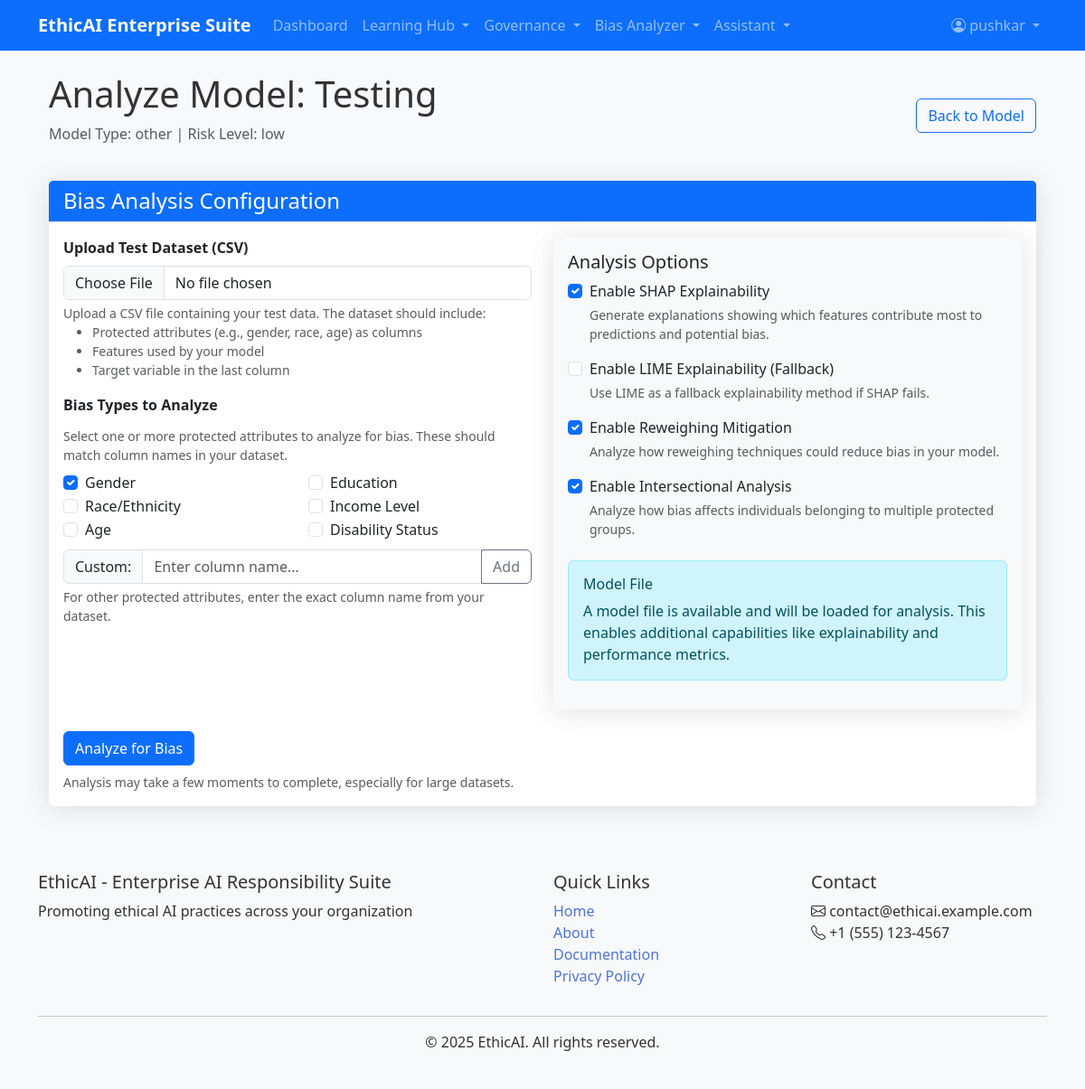
The app's page /bias_analyzer/model/3/analyze (signed in) with its own data.
### app/models.py (models this page shows, shortened)
class User(UserMixin, db.Model):
    id = db.Column(db.Integer, primary_key=True)
    username = db.Column(db.String(64), index=True, unique=True)
    email = db.Column(db.String(120), index=True, unique=True)
    password_hash = db.Column(db.String(128))
    role = db.Column(db.String(20), default=ROLES['USER'])
    is_active = db.Column(db.Boolean, default=True)
    created_at = db.Column(db.DateTime, default=datetime.utcnow)
    certificates = db.relationship('Certificate', backref='user', lazy='dynamic')
    ai_models = db.relationship('AIModel', backref='owner', lazy='dynamic')
    assessments = db.relationship('Assessment', backref='user', lazy='dynamic')
    assistant_interactions = db.relationship('AssistantInteraction', backref='user', lazy='dynamic')

class AIModel(db.Model):
    id = db.Column(db.Integer, primary_key=True)
    name = db.Column(db.String(128), index=True)
    version = db.Column(db.String(64))
    description = db.Column(db.Text)
    model_type = db.Column(db.String(64))  # classification, regression, nlp, etc.
    risk_level = db.Column(db.String(20))  # low, medium, high
    file_path = db.Column(db.String(256), nullable=True)
    api_endpoint = db.Column(db.String(256), nullable=True)
    created_at = db.Column(db.DateTime, default=datetime.utcnow)
    updated_at = db.Column(db.DateTime, default=datetime.utcnow, onupdate=datetime.utcnow)
    owner_id = db.Column(db.Integer, db.ForeignKey('user.id'))
    team_id = db.Column(db.Integer, db.ForeignKey('team.id'), nullable=True)
    audit_logs = db.relationship('AuditLog', backref='ai_model', lazy='dynamic')
    bias_reports = db.relationship('BiasReport', backref='ai_model', lazy='dynamic')
    compliance_statuses = db.relationship('ComplianceStatus', backref='ai_model', lazy='dynamic')

### app/modules/bias_analyzer/routes.py (the view, shortened to what this page needs)
@bp.route('/model/<int:model_id>/analyze', methods=['GET', 'POST'])
@login_required
def analyze_model(model_id):
    try:
        model = AIModel.query.get_or_404(model_id)
        print(f"Analyzing model: {model.id} - {model.name} - {model.file_path}")
    except Exception as e:
        print(f"Database error: {e}")
        flash("An error occurred while processing your request. Please try again later.", "error")
        return redirect(url_for('bias_analyzer.models'))
    return render_template(
        'bias_analyzer/analyze_model.html',
        title=f'Analyze Model: {model.name}',
        model=model
    )

### app/templates/bias_analyzer/analyze_model.html (shortened to what this page needs)
{% extends "base.html" %}
{% block content %}
<div class="container mt-4">
    <div class="d-flex justify-content-between align-items-center mb-4">
        <div>
            <h1>{{ title }}</h1>
            <p class="text-muted">Model Type: {{ model.model_type }} | Risk Level: {{ model.risk_level }}</p>
        </div>
        <div>
            <a href="{{ url_for('bias_analyzer.view_model', model_id=model.id) }}" class="btn btn-outline-primary">
                 Back to Model
            </a>
        </div>
    </div>
    <div class="card">
        <div class="card-header bg-primary text-white">
            <h4 class="mb-0">Bias Analysis Configuration</h4>
        </div>
        <div class="card-body">
            <form id="analyze-model-form" method="post" enctype="multipart/form-data" action="{{ url_for('bias_analyzer.analyze_model', model_id=model.id) }}">
                <div class="row">
                    <div class="col-md-6">
                        <div class="mb-3">
                            <label for="test_dataset" class="form-label fw-bold">Upload Test Dataset (CSV)</label>
                            <input type="file" class="form-control" id="test_dataset" name="test_dataset" required accept=".csv">
                            <div class="form-text text-muted">
                                Upload a CSV file containing your test data. The dataset should include:
                                <ul>
                                    <li>Protected attributes (e.g., gender, race, age) as columns</li>
                                    <li>Features used by your model</li>
                                    <li>Target variable in the last column</li>
                                </ul>
                            </div>
                        </div>
                        <div class="mb-3">
                            <label class="form-label fw-bold">Bias Types to Analyze</label>
                            <div class="form-text text-muted mb-2">
                                Select one or more protected attributes to analyze for bias. These should match column names in your dataset.
                            </div>
                            <div class="row">
                                <div class="col-md-6">
                                    <div class="form-check">
                                        <input class="form-check-input" type="checkbox" name="bias_types" value="gender" id="gender_bias" checked>
                                        <label class="form-check-label" for="gender_bias">Gender</label>
                                    </div>
                                    <div class="form-check">
                                        <input class="form-check-input" type="checkbox" name="bias_types" value="race" id="race_bias">
                                        <label class="form-check-label" for="race_bias">Race/Ethnicity</label>
                                    </div>
                                    <div class="form-check">
                                        <input class="form-check-input" type="checkbox" name="bias_types" value="age" id="age_bias">
                                        <label class="form-check-label" for="age_bias">Age</label>
                                    </div>
                                </div>
                                <div class="col-md-6">
                                    <div class="form-check">
                                        <input class="form-check-input" type="checkbox" name="bias_types" value="education" id="education_bias">
                                        <label class="form-check-label" for="education_bias">Education</label>
                                    </div>
                                    <div class="form-check">
                                        <input class="form-check-input" type="checkbox" name="bias_types" value="income" id="income_bias">
                                        <label class="form-check-label" for="income_bias">Income Level</label>
                                    </div>
                                    <div class="form-check">
                                        <input class="form-check-input" type="checkbox" name="bias_types" value="disability" id="disability_bias">
                                        <label class="form-check-label" for="disability_bias">Disability Status</label>
                                    </div>
                                </div>
                            </div>
                            <div class="mt-2">
                                <div class="input-group">
                                    <span class="input-group-text">Custom:</span>
                                    <input type="text" class="form-control" id="custom_bias_type" name="custom_bias_type" placeholder="Enter column name...">
                                    <button class="btn btn-outline-secondary" type="button" onclick="addCustomBiasType()">Add</button>
                                </div>
                                <div class="form-text text-muted">
                                    For other protected attributes, enter the exact column name from your dataset.
                                </div>
                            </div>
                        </div>
                    </div>
                    <div class="col-md-6">
                        <div class="card h-100 bg-light">
                            <div class="card-body">
                                <h5 class="card-title">Analysis Options</h5>
                                <div class="form-check mb-3">
                                    <input class="form-check-input" type="checkbox" id="enable_shap" name="enable_shap" value="true" checked>
                                    <label class="form-check-label" for="enable_shap">
                                        Enable SHAP Explainability
                                    </label>
                                    <div class="form-text text-muted">
                                        Generate explanations showing which features contribute most to predictions and potential bias.
                                    </div>
                                </div>
                                <div class="form-check mb-3">
                                    <input class="form-check-input" type="checkbox" id="enable_lime" name="enable_lime" value="true">
                                    <label class="form-check-label" for="enable_lime">
                                        Enable LIME Explainability (Fallback)
                                    </label>
                                    <div class="form-text text-muted">
                                        Use LIME as a fallback explainability method if SHAP fails.
                                    </div>
                                </div>
                                <div class="form-check mb-3">
                                    <input class="form-check-input" type="checkbox" id="enable_reweighing" name="enable_reweighing" value="true" checked>
                                    <label class="form-check-label" for="enable_reweighing">
                                        Enable Reweighing Mitigation
                                    </label>
                                    <div class="form-text text-muted">
                                        Analyze how reweighing techniques could reduce bias in your model.
                                    </div>
                                </div>
                                <div class="form-check">
                                    <input class="form-check-input" type="checkbox" id="enable_intersectional" name="enable_intersectional" value="true" checked>
                                    <label class="form-check-label" for="enable_intersectional">
                                        Enable Intersectional Analysis
                                    </label>
                                    <div class="form-text text-muted">
                                        Analyze how bias affects individuals belonging to multiple protected groups.
                                    </div>
                                </div>
                                <div class="alert alert-info mt-4">
                                    <h6> Model File</h6>
                                    {% if model.file_path %}
                                        <p class="mb-0">A model file is available and will be loaded for analysis. This enables additional capabilities like explainability and performance metrics.</p>
                                    {% else %}
                                        <p class="mb-0">No model file is available. Analysis will be limited to dataset-based fairness metrics only.</p>
                                    {% endif %}
                                </div>
                            </div>
                        </div>
                    </div>
                </div>
                <div class="mt-4">
                    <button type="submit" class="btn btn-primary" id="analyze-button">
                         Analyze for Bias
                    </button>
                    <div class="form-text mt-2">
                         Analysis may take a few moments to complete, especially for large datasets.
                    </div>
                </div>
            </form>
        </div>
    </div>
</div>
{% endblock %}

### app/templates/base.html (shortened to what this page needs)
<!DOCTYPE html>
<html lang="en">
<head>
    <link rel="stylesheet" href="https://cdn.jsdelivr.net/npm/bootstrap@5.3.0/dist/css/bootstrap.min.css">
    <link rel="stylesheet" href="{{ url_for('static', filename='css/styles.css') }}">
    <link rel="stylesheet" href="{{ url_for('static', filename='css/loading.css') }}">
    <link rel="stylesheet" href="{{ url_for('static', filename='css/gene-loader.css') }}">
    <link rel="stylesheet" href="https://cdn.jsdelivr.net/npm/bootstrap-icons@1.10.0/font/bootstrap-icons.css">
</head>
<body>
    <header>
        <nav class="navbar navbar-expand-lg navbar-dark bg-primary">
            <div class="container">
                <a class="navbar-brand" href="{{ url_for('main.index') }}">
                    <strong>EthicAI</strong> <span class="text-light">Enterprise Suite</span>
                </a>
                <div class="collapse navbar-collapse" id="navbarNav">
                    <ul class="navbar-nav me-auto">
                        {% if current_user.is_authenticated %}
                        <li class="nav-item">
                            <a class="nav-link" href="{{ url_for('main.dashboard') }}">Dashboard</a>
                        </li>
                        <li class="nav-item dropdown">
                            <a class="nav-link dropdown-toggle" href="#" id="learningDropdown" role="button" data-bs-toggle="dropdown">
                                Learning Hub
                            </a>
                        </li>
                        <li class="nav-item dropdown">
                            <a class="nav-link dropdown-toggle" href="#" id="governanceDropdown" role="button" data-bs-toggle="dropdown">
                                Governance
                            </a>
                        </li>
                        <li class="nav-item dropdown">
                            <a class="nav-link dropdown-toggle" href="#" id="biasDropdown" role="button" data-bs-toggle="dropdown">
                                Bias Analyzer
                            </a>
                        </li>
                        <li class="nav-item dropdown">
                            <a class="nav-link dropdown-toggle" href="#" id="assistantDropdown" role="button" data-bs-toggle="dropdown">
                                Assistant
                            </a>
                        </li>
                        {% endif %}
                    </ul>
                    <ul class="navbar-nav ms-auto">
                        {% if current_user.is_authenticated %}
                        <li class="nav-item dropdown">
                            <a class="nav-link dropdown-toggle" href="#" id="userDropdown" role="button" data-bs-toggle="dropdown">
                                <i class="bi bi-person-circle"></i> {{ current_user.username }}
                            </a>
                        </li>
                        {% endif %}
                    </ul>
                </div>
            </div>
        </nav>
    </header>
    <main class="container mt-4">
        {% block content %}{% endblock %}
    </main>
    <footer class="bg-light py-4 mt-5">
        <div class="container">
            <div class="row">
                <div class="col-md-6">
                    <h5>EthicAI - Enterprise AI Responsibility Suite</h5>
                    <p>Promoting ethical AI practices across your organization</p>
                </div>
                <div class="col-md-3">
                    <h5>Quick Links</h5>
                    <ul class="list-unstyled">
                        <li><a href="{{ url_for('main.index') }}">Home</a></li>
                        <li><a href="#">About</a></li>
                        <li><a href="#">Documentation</a></li>
                        <li><a href="#">Privacy Policy</a></li>
                    </ul>
                </div>
                <div class="col-md-3">
                    <h5>Contact</h5>
                    <ul class="list-unstyled">
                        <li><i class="bi bi-envelope"></i> contact@ethicai.example.com</li>
                        <li><i class="bi bi-telephone"></i> +1 (555) 123-4567</li>
                    </ul>
                </div>
            </div>
            <hr>
            <div class="text-center">
                <p>&copy; {{ 2025 }} EthicAI. All rights reserved.</p>
            </div>
        </div>
    </footer>
</body>
</html>

### records on screen
User: username "pushkar"
AIModel: model_type "other", risk_level "low"

### other values on screen
{{ title }} "Analyze Model: Testing"
{{ 2025 }} "2025"
